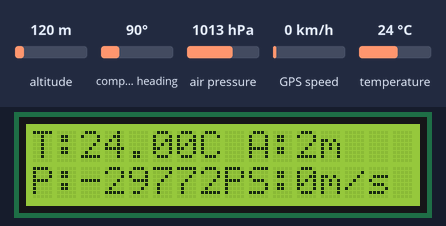
A sketch run on a simulated Arduino Mega 2560, built with avr-gcc and run on an emulated ATmega2560. Shown: 16×2 character LCD. The test bench sets the inputs (shaded band); at power-on: GPS speed 0 km/h, air pressure 1013 hPa, temperature 24 °C, altitude 120 m, compass heading 90°. The GPS gets a fix after 3 s at 37.7749, -122.4194 with 8 satellites; what the sketch prints to the serial monitor is not drawn.

Above: at 1.4 s.
1.5 s: GPS speed set to 2 km/h
At 3.8 s:
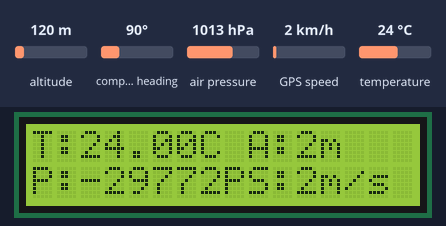
4.8 s: air pressure set to 952 hPa
At 6.5 s:
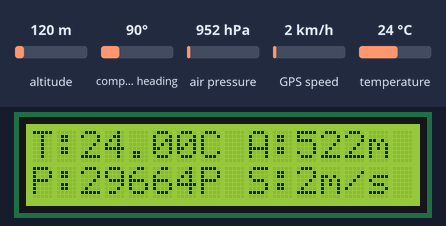
6.8 s: temperature set to 12 °C
At 8.3 s:
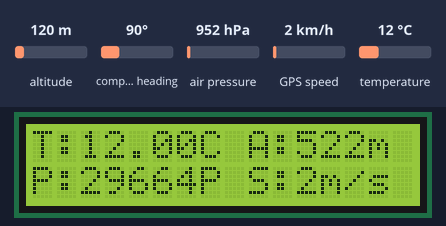
8.8 s: GPS speed set to 30 km/h
At 9.9 s:
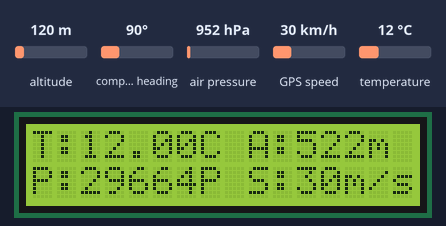
Timing chart, 0 to 11.8 s (numbered marks = the images above; inputs shaded):
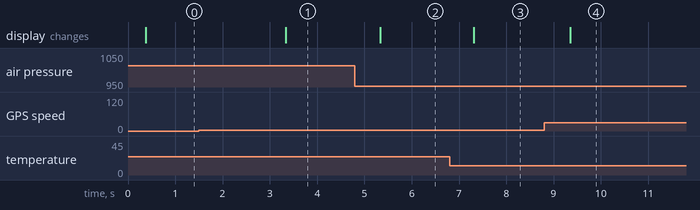

The sketch:

arduino_mega_data_sender_hc-12-gps-bmp180.ino
```cpp
 /*
modified on Sep 27, 2020
Modified by MohammedDamirchi from https://github.com/mikalhart/TinyGPSPlus
Home
*/
//gps pressure sensore hc-12 arduino mega rover luna send data**********/
/*
 * Siyah: GND
    Yeşil: TX
    Sarı: RX
    Kırmızı: + 5V
    Beyaz: SDA
    Turuncu: SCL
    Çap: 53mm
    Kablo Uzunluğu: ~15cm
    Ağırlık: 31gr.
 */

#include <Wire.h>
#include<Servo.h>
#include <Adafruit_BMP085.h>
#include <LiquidCrystal_I2C.h>
#include <TinyGPS++.h>
#include <SoftwareSerial.h>
static const int RXPin = 13, TXPin = 12; //i change it myself and it is work
static const uint32_t GPSBaud = 9600;

TinyGPSPlus gps;
SoftwareSerial ss(RXPin, TXPin);

LiquidCrystal_I2C lcd = LiquidCrystal_I2C(0x27, 20, 4);
SoftwareSerial HC12(10, 11);//tx,rx
#define seaLevelPressure_hPa 1013.25
Adafruit_BMP085 bmp;

float Latitude;
float Longitude;
int Speed;
int hours;
int minutes;
int seconde;
int days;
int months;
int years;

//data will be send
int send_Speed;
float send_Latitude;
float send_Longitude;
int send_Pressure;
int send_Altitude;
float send_Temperature;


void setup()
{

  lcd.init();
  lcd.backlight();
  lcd.begin (16, 2);
  HC12.begin(9600);
  if (!bmp.begin()) {
  Serial.println("Could not find a valid BMP085 sensor, check wiring!");
  while (1) {}
  }

  Serial.begin(9600);
  ss.begin(GPSBaud);

  Serial.println(F("DeviceExample.ino"));
  Serial.println(F("A simple demonstration of TinyGPS++ with an attached GPS module"));
  Serial.print(F("Testing TinyGPS++ library v. ")); Serial.println(TinyGPSPlus::libraryVersion());
  Serial.println(F("by Mikal Hart"));
  Serial.println();
}

void loop()
{
  // This sketch displays information every time a new sentence is correctly encoded.
  while (ss.available() > 0)
    if (gps.encode(ss.read()))
      displayInfo();

  if (millis() > 5000 && gps.charsProcessed() < 10)
  {
    Serial.println(F("No GPS detected: check wiring."));
    while(true);
  }
}

void displayInfo()
{
  if (gps.location.isValid())
  {
    Latitude = gps.location.lat();
    Longitude = gps.location.lng();
  }
  if (gps.date.isValid())
  {
    days = gps.date.day();
    months = gps.date.month() ;
    years = gps.date.year() ;
  }
  if (gps.time.isValid())
  {
    hours = gps.time.hour()+3;
    minutes = gps.time.minute();
    seconde = gps.time.second();
  }
  if (gps.speed.isValid())
  {
    Speed = gps.speed.kmph();
    //Serial.print("  speed :");Serial.println(Speed);
  }
    Serial.println();
    Serial.print("Date : ");Serial.print(days);Serial.print("/");Serial.print(months);Serial.print("/");Serial.println(years);
    Serial.print("HOUR : ");Serial.print(hours);Serial.print(":");Serial.print(minutes);Serial.print(":");Serial.println(seconde);
    Serial.print("Latitude : ");Serial.print(Latitude,6);Serial.print("  ");Serial.print("longitude : ");Serial.println(Longitude,6);
    Serial.print("Speed : ");Serial.println(Speed);
    Serial.println();

    //data will be receive
    send_Speed = Speed;
    send_Latitude = Latitude;
    send_Longitude = Longitude;
    send_Pressure = bmp.readPressure();
    send_Altitude = bmp.readAltitude();
    send_Temperature = bmp.readTemperature();;

  HC12.print(send_Speed);//sends the variables
  HC12.print(",");
  HC12.print(send_Latitude);
  HC12.print(",");
  HC12.print(send_Longitude);//if you just need to send 2 variables,simply change this value and the following to 0
  HC12.print(",");
  HC12.print(send_Pressure);//if you just need to send 3 variables,simply change this value and the next to 0
  HC12.print(",");
  HC12.print(send_Altitude);
  HC12.print(",");
  HC12.print(send_Temperature);//if you just need to send 4 variables,simply change this value to 0
  HC12.println("");
  delay(1);
//print sended data to lcd
       lcd.setCursor(0, 0);
       lcd.print("T:");
       lcd.setCursor(2, 0);
       lcd.print(send_Temperature);
       lcd.print("C");
       lcd.print(" ");

       lcd.setCursor(9, 0);
       lcd.print("A:");
       lcd.setCursor(11, 0);
       lcd.print(send_Altitude);
       lcd.print("m");
       lcd.print(" ");

       lcd.setCursor(0, 1);
       lcd.print("P:");
       lcd.setCursor(2, 1);
       lcd.print(send_Pressure);
       lcd.print("P");
       lcd.print(" ");

       lcd.setCursor(9, 1);
       lcd.print("S:");
       lcd.setCursor(11, 1);
       lcd.print(send_Speed);
       lcd.print("m/s");
       lcd.print(" ");
}
```

Measured:
- after the input at 1.5 s, the display: changes after 1.8 s (image 1)
- after the input at 4.8 s, the display: changes after 0.54 s (image 2)
- after the input at 6.8 s, the display: changes after 0.51 s (image 3)
- after the input at 8.8 s, the display: changes after 0.55 s (image 4)
